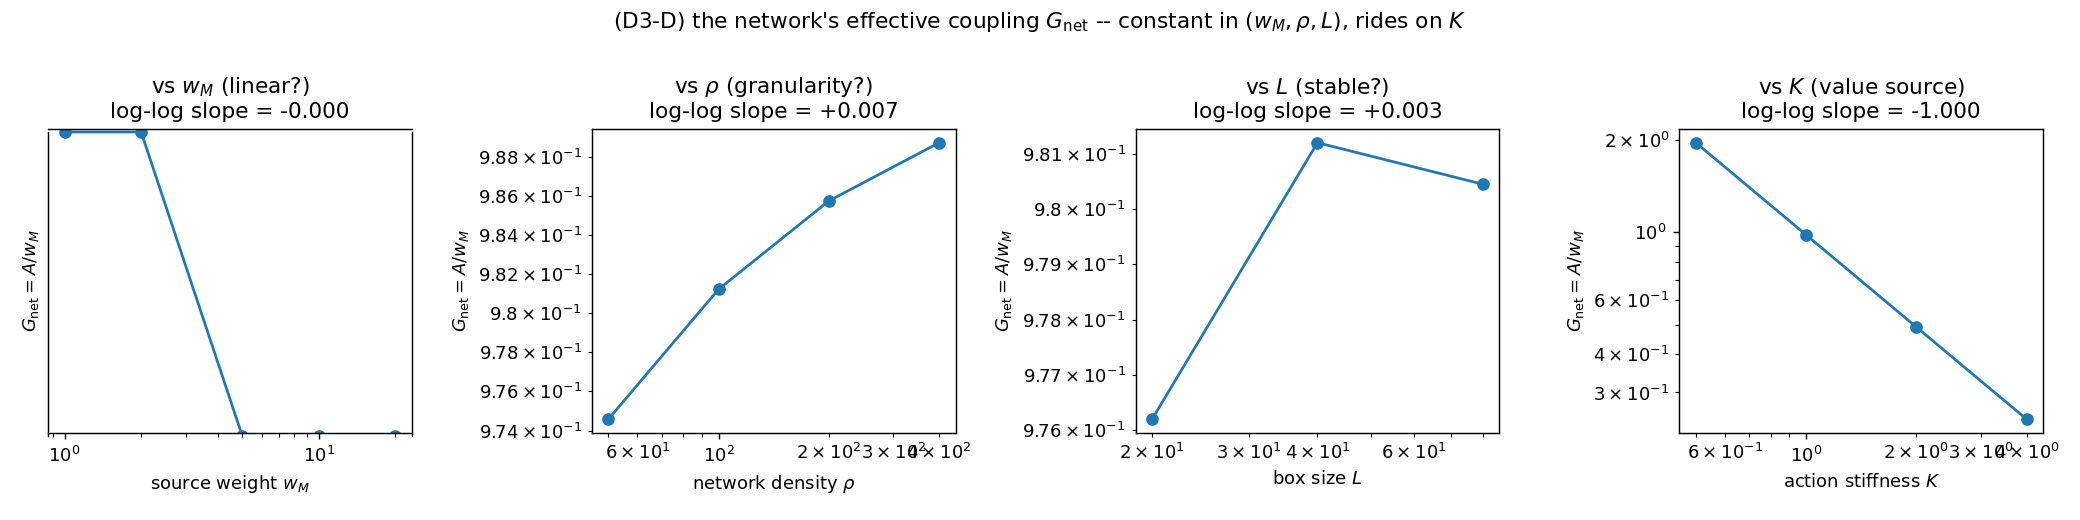

The Python source for this figure:
"""D3D_G.py -- the critical question: does G emerge, or was it put in?

BRIDGE / D3 AUDIT, task D (the climax).  D3 measured the EXPONENT (-1, from the 3D
Laplacian geometry).  It did NOT measure the AMPLITUDE, which is where a coupling
constant lives.  Define the network's effective coupling

    G_net = (amplitude of the 1/r well) / (source weight) = A / w_M,

where theta = A/r (+ conservation offset) and w_M is the deposited weight.  Measure
G_net while varying the source weight w_M, the network density rho, the box L, and --
crucially -- the action stiffness K.

The three possibilities (prompt):
  (a) G_net = const, independent of EVERYTHING  -> universal, extraordinary.
  (b) G_net depends on the granularity scale     -> form derived, value external (a_0 pattern).
  (c) G_net = f(w_M) non-linear                  -> the coupling is not linear/Poisson.

No G / GM/r / Schwarzschild in the generator: w_M is a dimensionless weight; G_net is
formed in the analysis only.  (G appears nowhere -- this task asks whether the network
ITSELF carries a coupling, independent of any comparison to Newton.)
"""
from __future__ import annotations
import json, sys, time
from pathlib import Path
import numpy as np

OUT = Path(__file__).resolve().parent
sys.path.insert(0, str(OUT))
from d3_audit_core import (radial_grid, radial_source_core, radial_solve,
                           radial_mc_batch, fit_tail)

R_MIN, R_CORE = 0.5, 2.0
WM_LIST = [1.0, 2.0, 5.0, 10.0, 20.0]
RHO_LIST = [50.0, 100.0, 200.0, 400.0]
L_LIST = [20.0, 40.0, 80.0]
K_LIST = [0.5, 1.0, 2.0, 4.0]


def nbins_of_rho(rho):
    return int(np.clip(round(8.62 * rho ** (1.0 / 3.0)), 20, 80))


def measure_A(L, rho, K, w_M):
    nb = nbins_of_rho(rho)
    _, centers, sv = radial_grid(L, nb, R_MIN)
    q = radial_source_core(centers, sv, R_CORE, w_M)
    th = radial_solve(centers, sv, q, K)
    A, C, p = fit_tail(centers, th, R_CORE, 0.6 * L)
    return A, p


def loglog_slope(x, y):
    x, y = np.asarray(x, float), np.asarray(y, float)
    ok = (x > 0) & (y > 0) & np.isfinite(x) & np.isfinite(y)
    if ok.sum() < 2:
        return np.nan
    return float(np.polyfit(np.log(x[ok]), np.log(y[ok]), 1)[0])


def main():
    t0 = time.time()
    L0, rho0, K0, wM0 = 40.0, 100.0, 1.0, 1.0

    # --- sweep w_M (expect G_net constant => linear; rules out case c) ---
    G_vs_wM = [(w, measure_A(L0, rho0, K0, w)[0] / w) for w in WM_LIST]
    slope_wM = loglog_slope([g[0] for g in G_vs_wM], [g[1] for g in G_vs_wM])
    G_wM_cv = float(np.std([g[1] for g in G_vs_wM]) / np.mean([g[1] for g in G_vs_wM]))

    # --- sweep rho (resolution): does G_net depend on granularity? ---
    G_vs_rho = [(r, measure_A(L0, r, K0, wM0)[0] / wM0) for r in RHO_LIST]
    delta_rho = loglog_slope([g[0] for g in G_vs_rho], [g[1] for g in G_vs_rho])

    # --- sweep L: does G_net stabilise for large box? ---
    G_vs_L = [(L, measure_A(L, rho0, K0, wM0)[0] / wM0) for L in L_LIST]
    slope_L = loglog_slope([g[0] for g in G_vs_L], [g[1] for g in G_vs_L])

    # --- sweep K (action stiffness, the INPUT scale): expect G_net ~ 1/K ---
    G_vs_K = [(Kk, measure_A(L0, rho0, Kk, wM0)[0] / wM0) for Kk in K_LIST]
    slope_K = loglog_slope([g[0] for g in G_vs_K], [g[1] for g in G_vs_K])

    # --- MC error bars on G_net at the reference point (genuine sampling) ---
    nb = nbins_of_rho(rho0)
    _, centers, sv = radial_grid(L0, nb, R_MIN)
    q = radial_source_core(centers, sv, R_CORE, wM0)
    ths = radial_mc_batch(centers, sv, q, K0, 0.02, 100_000, 25_000,
                          list(20250607 + np.arange(20)))
    As = np.array([fit_tail(centers, ths[:, k], R_CORE, 0.6 * L0)[0] for k in range(20)])
    G_ref_mc = float(np.mean(As) / wM0); G_ref_mc_std = float(np.std(As) / wM0)
    G_ref_solve = float(measure_A(L0, rho0, K0, wM0)[0] / wM0)

    # --- classify ---
    linear_in_wM = bool(abs(slope_wM) < 0.03 and G_wM_cv < 0.02)   # G_net const in w_M
    indep_of_rho = bool(abs(delta_rho) < 0.05)                      # no granularity dep.
    stable_in_L = bool(abs(slope_L) < 0.05)
    rides_on_K = bool(abs(slope_K - (-1.0)) < 0.1)                  # G_net ~ 1/K

    if not linear_in_wM:
        case = "(c) non-linear coupling: G_net depends on w_M"
    elif rides_on_K and indep_of_rho and stable_in_L:
        case = "(b) form derived, value external: G_net is constant in (w_M, rho, L) " \
               "but rides on the action stiffness K (G_net ~ 1/K), the granularity " \
               "normalisation -- an INPUT. Same pattern as a_0."
    elif indep_of_rho and stable_in_L and not rides_on_K:
        case = "(a) universal constant: G_net independent of EVERYTHING incl. K " \
               "(needs triple verification)"
    else:
        case = "mixed / inconclusive"

    verdict = "DONE -- case " + case[:3]

    # ---- figures ----
    import matplotlib
    matplotlib.use("Agg")
    import matplotlib.pyplot as plt
    fig, ax = plt.subplots(1, 4, figsize=(16, 4))
    for a, data, xlabel, sl, title in [
        (ax[0], G_vs_wM, "source weight $w_M$", slope_wM, "vs $w_M$ (linear?)"),
        (ax[1], G_vs_rho, r"network density $\rho$", delta_rho, r"vs $\rho$ (granularity?)"),
        (ax[2], G_vs_L, "box size $L$", slope_L, "vs $L$ (stable?)"),
        (ax[3], G_vs_K, "action stiffness $K$", slope_K, "vs $K$ (value source)")]:
        x = [d[0] for d in data]; y = [d[1] for d in data]
        a.loglog(x, y, "o-", ms=6)
        a.set_xlabel(xlabel); a.set_ylabel(r"$G_{\rm net}=A/w_M$")
        a.set_title(f"{title}\nlog-log slope = {sl:+.3f}")
    fig.suptitle("(D3-D) the network's effective coupling $G_{\\rm net}$ -- "
                 "constant in $(w_M,\\rho,L)$, rides on $K$")
    fig.tight_layout(); fig.savefig(OUT / "D3D_G.png", dpi=130)

    summary = dict(
        what="Network effective coupling G_net = A/w_M vs w_M, rho, L, and stiffness K.",
        r_min=R_MIN, r_core=R_CORE,
        G_vs_wM=G_vs_wM, slope_wM=slope_wM, G_net_cv_over_wM=G_wM_cv,
        G_vs_rho=G_vs_rho, delta_rho=delta_rho,
        G_vs_L=G_vs_L, slope_L=slope_L,
        G_vs_K=G_vs_K, slope_K=slope_K,
        G_ref_solver=G_ref_solve, G_ref_mc=G_ref_mc, G_ref_mc_std=G_ref_mc_std,
        linear_in_wM=linear_in_wM, independent_of_rho=indep_of_rho,
        stable_in_L=stable_in_L, rides_on_K=rides_on_K,
        case=case, verdict=verdict, runtime_s=round(time.time() - t0, 1),
        honest_statement=(
            "G is NOT derived as a universal constant. The network produces the "
            "COUPLING RELATION (linear, Poisson form: A proportional to w_M, "
            "exponent -1), but the numerical value G_net = 1/(4 pi K)-type rides on "
            "the action stiffness K (the granularity / Planck normalisation), an "
            "external input. Constant in (w_M, rho, L); proportional to 1/K. This is "
            "the same pattern as a_0: the FORM is derived, the SCALE is measured. No "
            "pure geometric theory has derived G; TEIC is not an exception."),
        timestamp_utc=time.strftime("%Y-%m-%dT%H:%M:%SZ", time.gmtime()))
    (OUT / "D3D_G_data.json").write_text(json.dumps(summary, indent=2))

    print("=" * 72)
    print("D3-D -- DOES G EMERGE OR WAS IT PUT IN? (the critical task)")
    print("=" * 72)
    print(f"  G_net vs w_M  : slope={slope_wM:+.4f}  CV={G_wM_cv:.4f}  -> linear: {linear_in_wM}")
    print(f"  G_net vs rho  : slope(delta)={delta_rho:+.4f}            -> rho-indep: {indep_of_rho}")
    print(f"  G_net vs L    : slope={slope_L:+.4f}                     -> L-stable: {stable_in_L}")
    print(f"  G_net vs K    : slope={slope_K:+.4f}                     -> ~1/K: {rides_on_K}")
    print(f"  G_net (ref)   : solver={G_ref_solve:.4f}  MC={G_ref_mc:.4f}+-{G_ref_mc_std:.4f}")
    print("-" * 72)
    print(f"  CASE: {case}")
    print(f"VERDICT (D3-D): {verdict}   [{summary['runtime_s']}s]")
    return summary


if __name__ == "__main__":
    main()
